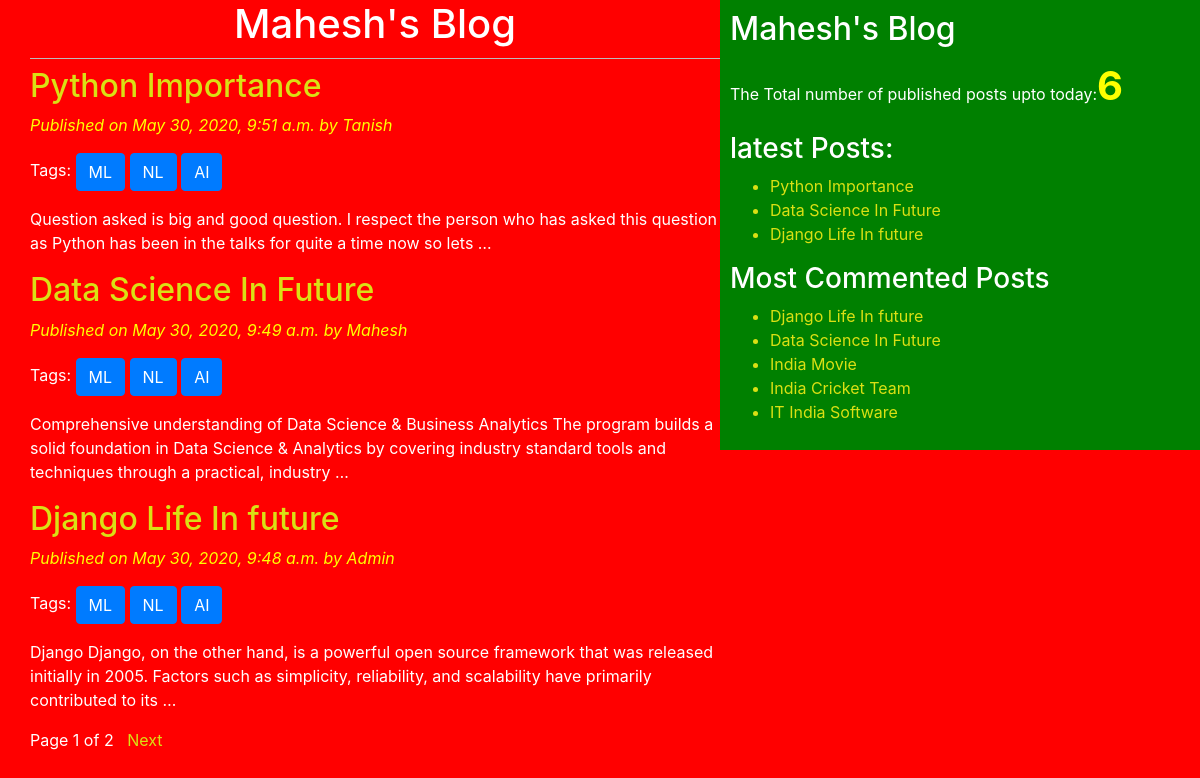
Page /post/ on the committed database.
### blog/models.py (models this page shows, shortened)
class Post(models.Model):
    STATUS_CHOICES=(('draft','Draft'),('published','Published'))
    title=models.CharField(max_length=256)
    slug=models.SlugField(max_length=264,unique_for_date='publish')
    author=models.ForeignKey(User,related_name='blog_posts',on_delete=models.DO_NOTHING)
    body=models.TextField()
    publish=models.DateTimeField(default=timezone.now)
    created=models.DateTimeField(auto_now_add=True)
    updated=models.DateTimeField(auto_now=True)
    status=models.CharField(max_length=10, choices=STATUS_CHOICES,default='draft')
    objects=Custommanager()
    tags=TaggableManager()
    class Meta:
        ordering=('-publish',)
    def get_absolute_url(self):
        return reverse('post_detail',args=[self.publish.year,self.publish.strftime('%m'),self.publish.strftime('%d'),self.slug])

### blog/views.py (the view)
# urls.py: path('post/', views.post_list_view),
def post_list_view(request,tag_slug=None):
    post_list=Post.objects.all()
    tag=None
    if tag_slug:
        tag=get_object_or_404(Tag,slug=tag_slug)
        post_list=post_list.filter(tags__in=[tag])
    paginator=Paginator(post_list,3)
    page_number=request.GET.get('page')
    try:
        post_list=paginator.page(page_number)
    except PageNotAnInteger:
        post_list=paginator.page(1)
    except EmptyPage:
        post_list=paginator.page(paginator.num_pages)
    return render(request,'blog/post_list.html',{'post_list':post_list,'tag':tag})

### blog/models.py (called while the page is built)
    def get_queryset(self):
        return super().get_queryset().filter(status='published')

### blog/templatetags/blog_tags.py (called while the page is built)
@register.simple_tag(name='my_tag')
def total_posts():
    return Post.objects.count()

@register.inclusion_tag('blog/latest_posts123.html')
def show_latest_posts():
    latest_posts=Post.objects.order_by('-publish')[:3]
    return {'latest_posts':latest_posts}

@register.simple_tag
def get_most_commented_posts(count=5):
    return Post.objects.annotate(total_comments=Count('comments')).order_by('-total_comments')[:count]

### templates/blog/post_list.html (shortened to what this page needs)
<!DOCTYPE html>
{%extends "blog/base.html"%}
{%block content%}
<h1>Mahesh's Blog</h1>
{%for post in post_list%}
<a href="{{post.get_absolute_url}}"><h2>{{post.title}}</h2></a>
<p id='date'>Published on {{post.publish}} by {{post.author|title}}</p>
<p>Tags:
{%for tag in post.tags.all%}
  <a href="{%url 'post_list_by_tag_name' tag.slug%}" class="btn btn-primary">{{ tag.name}}</a>
{%endfor%}
  </p>
{{post.body|truncatewords:30|linebreaks}}
{%endfor%}
{%include 'blog/pagination.html' with page=post_list%}
{%endblock%}

### templates/blog/base.html (shortened to what this page needs)
<!DOCTYPE html>
{%load blog_tags%}
{%load static%}
<html lang="en" dir="ltr">
  <head>
    <link rel="stylesheet" href="https://stackpath.bootstrapcdn.com/bootstrap/4.5.0/css/bootstrap.min.css">
        <link rel="stylesheet" href="{%static 'css/blog.css'%}">
  </head>
  <body>
   <div class="content">
     {%block content%}{%endblock%}
   </div>
   <div class="sidebar">
     <h2>Mahesh's Blog</h2>
     <p>The Total number of published posts upto today:<span id='pcount'>{%my_tag%}</span></p>
<h3>latest Posts:</h3>{%show_latest_posts%}
<h3>Most Commented Posts</h3>
{%get_most_commented_posts as most_commented_posts%}
<ul>
{%for post in most_commented_posts%}
  <a href="{{post.get_absolute_url}}"><li>{{post.title}}</li></a>
  {%endfor%}
</ul>
   </div>
  </body>
</html>

### templates/blog/pagination.html (shortened to what this page needs)
<div class="paginator">
  <span>Page {{page.number}} of {{page.paginator.num_pages}}</span>&nbsp&nbsp
{%if page.has_next%}
<a href="?page={{page.next_page_number}}">Next</a>
{%endif%}
</div>

### templates/blog/latest_posts123.html
<ul>
  {%for post in latest_posts %}
  <a href="{{post.get_absolute_url}}"><li>{{post.title}}</li></a>
  {%endfor%}
</ul>

### static/css/blog.css (style rules this page uses)
.content { width: 60%; float: left; padding: 0 0 0 30px; background: red; height: 100%; }
.sidebar { width:40%; float: right; padding: 10px; background: green; height:100%; }
h1 { text-align: center; border-bottom: 1px solid #bbb; padding-bottom: 10px; }
body { color: white; background: red; }
#date { color:yellow; font-style: italic; }
a { color: #dae014; }
#pcount { font-size: 40px; color:yellow; font-weight: bold; }

### rows in the picture
Post: title "Python Importance", publish "May 30, 2020, 9:51 a.m.", author "Tanish", body "Question asked is big and good question. I respect the person who has asked this question as Python has been in the talks for quite a time now so lets …"
Tag: name "ML"
Tag: name "NL"
Tag: name "AI"
Post: title "Data Science In Future", publish "May 30, 2020, 9:49 a.m.", author "Mahesh", body "Comprehensive understanding of Data Science & Business Analytics The program builds a solid foundation in Data Science & Analytics by covering industry standard tools and techniques through a practical, industry …"
Post: title "Django Life In future", publish "May 30, 2020, 9:48 a.m.", author "Admin", body "Django Django, on the other hand, is a powerful open source framework that was released initially in 2005. Factors such as simplicity, reliability, and scalability have primarily contributed to its …"
Post: title "India Movie"
Post: title "India Cricket Team"
Post: title "IT India Software"

### other values in the picture
{{ page.number }} "1"
{{ page.paginator.num_pages }} "2"
